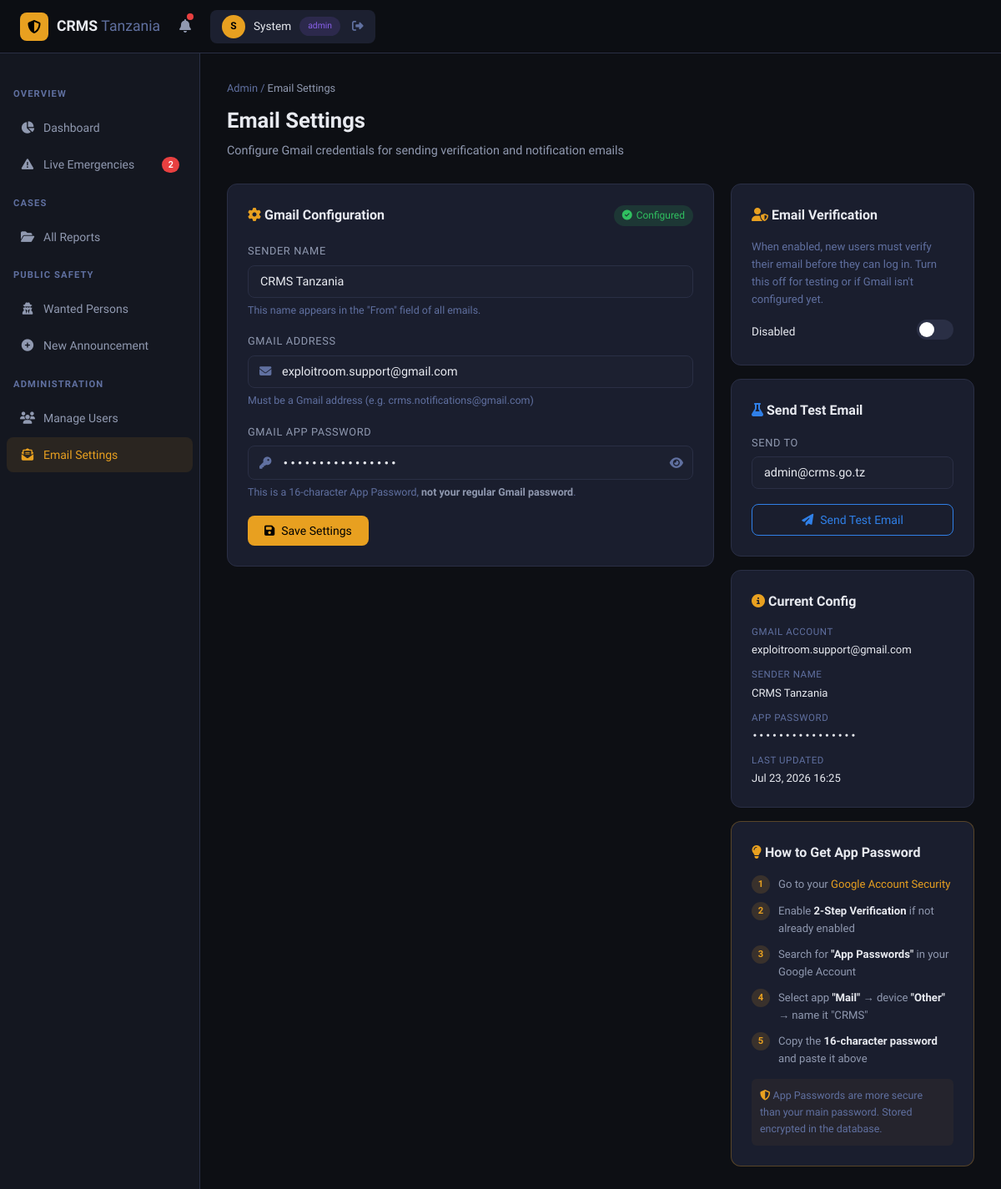
The app's page /admin/email-settings (signed in) with its own data.
### app.py (models this page shows, shortened)
class User(UserMixin, db.Model):
    id = db.Column(db.Integer, primary_key=True)
    full_name = db.Column(db.String(120), nullable=False)
    email = db.Column(db.String(120), unique=True, nullable=False)
    phone = db.Column(db.String(20))
    password_hash = db.Column(db.String(256), nullable=False)
    role = db.Column(db.String(20), default='citizen')
    is_active = db.Column(db.Boolean, default=True)
    email_verified = db.Column(db.Boolean, default=False)
    created_at = db.Column(db.DateTime, default=datetime.utcnow)
    reports = db.relationship('CrimeReport', backref='reporter', lazy=True, foreign_keys='CrimeReport.user_id')

class EmailSettings(db.Model):
    id = db.Column(db.Integer, primary_key=True)
    gmail_address = db.Column(db.String(120), nullable=False)
    gmail_app_password = db.Column(db.String(120), nullable=False)
    sender_name = db.Column(db.String(100), default='CRMS Tanzania')
    updated_at = db.Column(db.DateTime, default=datetime.utcnow)
    updated_by = db.Column(db.Integer, db.ForeignKey('user.id'))

class SystemSettings(db.Model):
    id = db.Column(db.Integer, primary_key=True)
    require_email_verification = db.Column(db.Boolean, default=True)

### app.py (the view, shortened to what this page needs)
@app.route('/admin/email-settings', methods=['GET','POST'])
@login_required
def admin_email_settings():
    if current_user.role != 'admin': return redirect(url_for('dashboard'))
    cfg = get_email_settings()
    return render_template('admin_email_settings.html', cfg=cfg, sys_cfg=get_system_settings())

### templates/admin_email_settings.html (shortened to what this page needs)
{% extends "base.html" %}
{% block content %}
<div class="page-header fade-in">
  <div class="breadcrumb">Admin / <span>Email Settings</span></div>
  <h1>Email Settings</h1>
  <p>Configure Gmail credentials for sending verification and notification emails</p>
</div>
<div style="display:grid;grid-template-columns:2fr 1fr;gap:20px;align-items:start">
  <div class="card fade-in">
    <div class="card-header">
      <span class="card-title"><i class="fas fa-gear" style="color:var(--accent)"></i> Gmail Configuration</span>
      {% if cfg %}
      <span class="pill pill-resolved"><i class="fas fa-circle-check"></i> Configured</span>
      {% else %}
      <span class="pill pill-pending"><i class="fas fa-circle-exclamation"></i> Not Configured</span>
      {% endif %}
    </div>
    <form method="POST">
      <div class="form-group">
        <label>Sender Name</label>
        <input type="text" name="sender_name" value="{{ cfg.sender_name if cfg else 'CRMS Tanzania' }}" placeholder="CRMS Tanzania">
        <p style="font-size:.78rem;color:var(--text3);margin-top:5px">This name appears in the "From" field of all emails.</p>
      </div>
      <div class="form-group">
        <label>Gmail Address</label>
        <div style="position:relative">
          <input type="email" name="gmail_address" value="{{ cfg.gmail_address if cfg else '' }}" placeholder="youraddress@gmail.com" style="padding-left:40px" required>
          <i class="fas fa-envelope" style="position:absolute;left:14px;top:50%;transform:translateY(-50%);color:var(--text3);font-size:.9rem"></i>
        </div>
        <p style="font-size:.78rem;color:var(--text3);margin-top:5px">Must be a Gmail address (e.g. crms.notifications@gmail.com)</p>
      </div>
      <div class="form-group">
        <label>Gmail App Password</label>
        <div style="position:relative">
          <input type="password" name="gmail_app_password" id="appPassInput" value="{{ cfg.gmail_app_password if cfg else '' }}" placeholder="xxxx xxxx xxxx xxxx" style="padding-left:40px;font-family:var(--mono)" required>
          <i class="fas fa-key" style="position:absolute;left:14px;top:50%;transform:translateY(-50%);color:var(--text3);font-size:.9rem"></i>
          <button type="button" onclick="togglePass()" style="position:absolute;right:12px;top:50%;transform:translateY(-50%);background:none;border:none;color:var(--text3);cursor:pointer;font-size:.9rem" id="eyeBtn"><i class="fas fa-eye"></i></button>
        </div>
        <p style="font-size:.78rem;color:var(--text3);margin-top:5px">
          This is a 16-character App Password, <strong style="color:var(--text2)">not your regular Gmail password</strong>.
        </p>
      </div>
      <div style="display:flex;gap:10px;margin-top:8px">
        <button type="submit" class="btn btn-primary"><i class="fas fa-save"></i> Save Settings</button>
      </div>
    </form>
  </div>
  <div style="display:flex;flex-direction:column;gap:16px">
    <div class="card fade-in">
      <div class="card-title" style="margin-bottom:14px"><i class="fas fa-user-shield" style="color:var(--accent)"></i> Email Verification</div>
      <p style="font-size:.82rem;color:var(--text3);margin-bottom:14px">When enabled, new users must verify their email before they can log in. Turn this off for testing or if Gmail isn't configured yet.</p>
      <div style="display:flex;align-items:center;justify-content:space-between;gap:10px">
        <span id="verifStatusLabel" style="font-size:.85rem;color:var(--text)">
          {% if sys_cfg.require_email_verification %}Required{% else %}Disabled{% endif %}
        </span>
        <label style="position:relative;display:inline-block;width:44px;height:24px;flex-shrink:0">
          <span id="verifSlider" style="position:absolute;inset:0;background:{% if sys_cfg.require_email_verification %}var(--accent){% else %}var(--border){% endif %};border-radius:24px;transition:.2s;cursor:pointer" onclick="document.getElementById('verifToggle').click()"></span>
        </label>
      </div>
    </div>
    <div class="card fade-in">
      <div class="card-title" style="margin-bottom:16px"><i class="fas fa-flask" style="color:var(--blue)"></i> Send Test Email</div>
      {% if cfg %}
      <form method="POST">
        <div class="form-group">
          <label>Send To</label>
          <input type="email" name="test_email" value="{{ current_user.email }}" placeholder="test@example.com">
        </div>
        <button type="submit" class="btn btn-outline" style="width:100%;justify-content:center;border-color:var(--blue);color:var(--blue)">
          <i class="fas fa-paper-plane"></i> Send Test Email
        </button>
      </form>
      {% else %}
      <div class="empty" style="padding:16px">
        <i class="fas fa-gear" style="font-size:1.5rem"></i>
        <p style="margin-top:8px;font-size:.85rem">Save settings first to enable test email</p>
      </div>
      {% endif %}
    </div>
    {% if cfg %}
    <div class="card fade-in">
      <div class="card-title" style="margin-bottom:14px"><i class="fas fa-circle-info" style="color:var(--accent)"></i> Current Config</div>
      <div style="font-size:.82rem;display:flex;flex-direction:column;gap:10px">
        <div>
          <div style="color:var(--text3);font-size:.72rem;text-transform:uppercase;letter-spacing:.05em">Gmail Account</div>
          <div style="color:var(--text);margin-top:2px">{{ cfg.gmail_address }}</div>
        </div>
        <div>
          <div style="color:var(--text3);font-size:.72rem;text-transform:uppercase;letter-spacing:.05em">Sender Name</div>
          <div style="color:var(--text);margin-top:2px">{{ cfg.sender_name }}</div>
        </div>
        <div>
          <div style="color:var(--text3);font-size:.72rem;text-transform:uppercase;letter-spacing:.05em">App Password</div>
          <div style="color:var(--text);margin-top:2px;font-family:var(--mono)">••••••••••••••••</div>
        </div>
        <div>
          <div style="color:var(--text3);font-size:.72rem;text-transform:uppercase;letter-spacing:.05em">Last Updated</div>
          <div style="color:var(--text);margin-top:2px">{{ cfg.updated_at.strftime('%b %d, %Y %H:%M') }}</div>
        </div>
      </div>
    </div>
    {% endif %}
    <div class="card fade-in" style="border-color:rgba(232,160,32,.3)">
      <div class="card-title" style="margin-bottom:14px"><i class="fas fa-lightbulb" style="color:var(--accent)"></i> How to Get App Password</div>
      <ol style="list-style:none;font-size:.82rem;color:var(--text2);display:flex;flex-direction:column;gap:10px;padding:0">
        <li style="display:flex;gap:10px"><span style="background:rgba(232,160,32,.15);color:var(--accent);border-radius:50%;width:22px;height:22px;display:grid;place-items:center;font-size:.7rem;font-weight:700;flex-shrink:0">1</span><span>Go to your <a href="https://myaccount.google.com/security" target="_blank" style="color:var(--accent)">Google Account Security</a></span></li>
        <li style="display:flex;gap:10px"><span style="background:rgba(232,160,32,.15);color:var(--accent);border-radius:50%;width:22px;height:22px;display:grid;place-items:center;font-size:.7rem;font-weight:700;flex-shrink:0">2</span><span>Enable <strong style="color:var(--text)">2-Step Verification</strong> if not already enabled</span></li>
        <li style="display:flex;gap:10px"><span style="background:rgba(232,160,32,.15);color:var(--accent);border-radius:50%;width:22px;height:22px;display:grid;place-items:center;font-size:.7rem;font-weight:700;flex-shrink:0">3</span><span>Search for <strong style="color:var(--text)">"App Passwords"</strong> in your Google Account</span></li>
        <li style="display:flex;gap:10px"><span style="background:rgba(232,160,32,.15);color:var(--accent);border-radius:50%;width:22px;height:22px;display:grid;place-items:center;font-size:.7rem;font-weight:700;flex-shrink:0">4</span><span>Select app <strong style="color:var(--text)">"Mail"</strong> → device <strong style="color:var(--text)">"Other"</strong> → name it "CRMS"</span></li>
        <li style="display:flex;gap:10px"><span style="background:rgba(232,160,32,.15);color:var(--accent);border-radius:50%;width:22px;height:22px;display:grid;place-items:center;font-size:.7rem;font-weight:700;flex-shrink:0">5</span><span>Copy the <strong style="color:var(--text)">16-character password</strong> and paste it above</span></li>
      </ol>
      <div style="margin-top:14px;padding:10px;background:rgba(232,160,32,.05);border-radius:6px;font-size:.78rem;color:var(--text3)">
        <i class="fas fa-shield-halved" style="color:var(--accent)"></i> App Passwords are more secure than your main password. Stored encrypted in the database.
      </div>
    </div>
  </div>
</div>
{% endblock %}

### templates/base.html (shortened to what this page needs)
<!DOCTYPE html>
<html lang="en">
<head>
<link rel="stylesheet" href="https://cdnjs.cloudflare.com/ajax/libs/font-awesome/6.5.0/css/all.min.css">
</head>
<body>
<nav class="navbar">
  <div class="nav-brand">
    <div class="shield"><i class="fas fa-shield-halved"></i></div>
    <span>CRMS <span style="color:var(--text3);font-weight:400">Tanzania</span></span>
  </div>
  {% if current_user.is_authenticated %}
  <div class="nav-notif" id="notifBtn">
    <i class="fas fa-bell"></i>
    <div class="notif-dot" id="notifDot" style="display:none"></div>
  </div>
  <div class="nav-user">
    <div class="avatar">{{ current_user.full_name[0] }}</div>
    <span>{{ current_user.full_name.split()[0] }}</span>
    <span class="pill pill-{{ current_user.role }}" style="font-size:.65rem">{{ current_user.role }}</span>
    <a href="{{ url_for('logout') }}" style="color:var(--text3);margin-left:4px"><i class="fas fa-right-from-bracket"></i></a>
  </div>
  {% else %}
  <div class="nav-links" style="margin-left:auto">
    <a href="{{ url_for('login') }}">Login</a>
    <a href="{{ url_for('register') }}" style="background:var(--accent);color:#000;padding:7px 16px;border-radius:8px">Register</a>
  </div>
  {% endif %}
</nav>
{% if current_user.is_authenticated %}
<div class="layout">
  <aside class="sidebar">
    {% if current_user.role in ['admin','officer'] %}
    <div class="sidebar-section">Overview</div>
    <a href="{{ url_for('dashboard') }}" class="{{ 'active' if request.endpoint=='dashboard' }}"><i class="fas fa-chart-pie"></i> Dashboard</a>
    <a href="{{ url_for('officer_emergencies') }}" class="{{ 'active' if request.endpoint=='officer_emergencies' }}" style="position:relative">
      <i class="fas fa-triangle-exclamation"></i> Live Emergencies
      <span id="emergencyNavBadge" style="display:none;margin-left:auto;background:var(--red);color:#fff;border-radius:100px;padding:1px 7px;font-size:.68rem;font-weight:700;font-family:var(--mono)"></span>
    </a>
    <div class="sidebar-section">Cases</div>
    <a href="{{ url_for('admin_reports') }}" class="{{ 'active' if request.endpoint=='admin_reports' }}"><i class="fas fa-folder-open"></i> All Reports</a>
    <div class="sidebar-section">Public Safety</div>
    <a href="{{ url_for('wanted_list') }}" class="{{ 'active' if request.endpoint in ['wanted_list','wanted_detail'] }}"><i class="fas fa-user-secret"></i> Wanted Persons</a>
    <a href="{{ url_for('wanted_new') }}" class="{{ 'active' if request.endpoint=='wanted_new' }}"><i class="fas fa-plus-circle"></i> New Announcement</a>
    {% if current_user.role == 'admin' %}
    <div class="sidebar-section">Administration</div>
    <a href="{{ url_for('admin_users') }}" class="{{ 'active' if request.endpoint=='admin_users' }}"><i class="fas fa-users"></i> Manage Users</a>
    <a href="{{ url_for('admin_email_settings') }}" class="{{ 'active' if request.endpoint=='admin_email_settings' }}"><i class="fas fa-envelope-open-text"></i> Email Settings</a>
    {% endif %}
    {% endif %}
  </aside>
  <main class="main">
    {% block content %}{% endblock %}
  </main>
</div>
{% else %}
{% block public_content %}{% endblock %}
{% endif %}
</body>
</html>

### records on screen
User: full_name "S", full_name "System", role "admin", test_email "admin@crms.go.tz"
EmailSettings: sender_name "CRMS Tanzania", gmail_address "exploitroom.support@gmail.com", updated_at "Jul 23, 2026 16:25"
